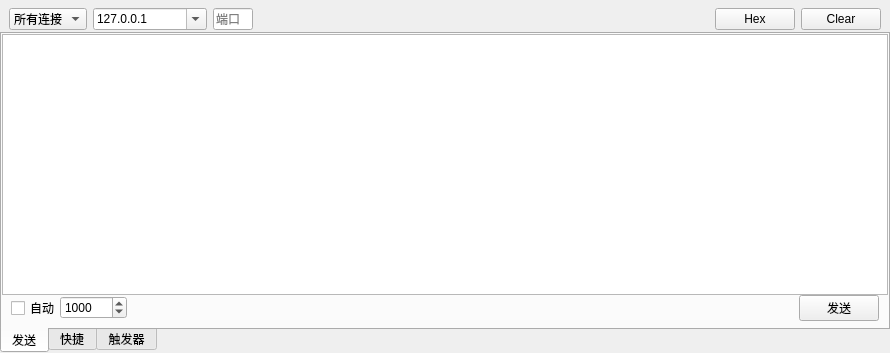
<?xml version="1.0" encoding="UTF-8"?>
<ui version="4.0">
 <class>VSend</class>
 <widget class="QWidget" name="VSend">
  <property name="geometry">
   <rect>
    <x>0</x>
    <y>0</y>
    <width>890</width>
    <height>353</height>
   </rect>
  </property>
  <property name="windowTitle">
   <string>Form</string>
  </property>
  <property name="styleSheet">
   <string notr="true"/>
  </property>
  <layout class="QVBoxLayout" name="verticalLayout">
   <property name="spacing">
    <number>0</number>
   </property>
   <property name="leftMargin">
    <number>0</number>
   </property>
   <property name="topMargin">
    <number>0</number>
   </property>
   <property name="rightMargin">
    <number>0</number>
   </property>
   <property name="bottomMargin">
    <number>0</number>
   </property>
   <item>
    <widget class="QFrame" name="frame_send_menu">
     <property name="sizePolicy">
      <sizepolicy hsizetype="Preferred" vsizetype="Maximum">
       <horstretch>0</horstretch>
       <verstretch>0</verstretch>
      </sizepolicy>
     </property>
     <property name="minimumSize">
      <size>
       <width>0</width>
       <height>0</height>
      </size>
     </property>
     <property name="maximumSize">
      <size>
       <width>16777215</width>
       <height>16777215</height>
      </size>
     </property>
     <property name="styleSheet">
      <string notr="true"/>
     </property>
     <property name="frameShape">
      <enum>QFrame::NoFrame</enum>
     </property>
     <property name="frameShadow">
      <enum>QFrame::Raised</enum>
     </property>
     <property name="lineWidth">
      <number>2</number>
     </property>
     <property name="midLineWidth">
      <number>1</number>
     </property>
     <layout class="QHBoxLayout" name="horizontalLayout_2">
      <property name="leftMargin">
       <number>9</number>
      </property>
      <property name="topMargin">
       <number>6</number>
      </property>
      <property name="rightMargin">
       <number>9</number>
      </property>
      <property name="bottomMargin">
       <number>0</number>
      </property>
      <item>
       <widget class="QComboBox" name="comboBox_connections">
        <item>
         <property name="text">
          <string>所有连接</string>
         </property>
        </item>
        <item>
         <property name="text">
          <string>手动设置</string>
         </property>
        </item>
       </widget>
      </item>
      <item>
       <widget class="QWidget" name="widget_address" native="true">
        <layout class="QHBoxLayout" name="horizontalLayout">
         <property name="leftMargin">
          <number>0</number>
         </property>
         <property name="topMargin">
          <number>0</number>
         </property>
         <property name="rightMargin">
          <number>0</number>
         </property>
         <property name="bottomMargin">
          <number>0</number>
         </property>
         <item>
          <widget class="QComboBox" name="comboBox_ip">
           <property name="enabled">
            <bool>true</bool>
           </property>
           <property name="toolTip">
            <string>远端Ip</string>
           </property>
           <property name="toolTipDuration">
            <number>1000</number>
           </property>
           <property name="statusTip">
            <string/>
           </property>
           <property name="editable">
            <bool>true</bool>
           </property>
           <item>
            <property name="text">
             <string>127.0.0.1</string>
            </property>
           </item>
          </widget>
         </item>
         <item>
          <widget class="QLineEdit" name="lineEdit_port">
           <property name="minimumSize">
            <size>
             <width>40</width>
             <height>0</height>
            </size>
           </property>
           <property name="maximumSize">
            <size>
             <width>40</width>
             <height>16777215</height>
            </size>
           </property>
           <property name="toolTip">
            <string>远端Port</string>
           </property>
           <property name="toolTipDuration">
            <number>1000</number>
           </property>
           <property name="statusTip">
            <string/>
           </property>
           <property name="placeholderText">
            <string>端口</string>
           </property>
          </widget>
         </item>
        </layout>
       </widget>
      </item>
      <item>
       <widget class="QStackedWidget" name="stackedWidget">
        <property name="currentIndex">
         <number>0</number>
        </property>
        <widget class="QWidget" name="page_send">
         <layout class="QHBoxLayout" name="horizontalLayout_15">
          <property name="leftMargin">
           <number>6</number>
          </property>
          <property name="topMargin">
           <number>0</number>
          </property>
          <property name="rightMargin">
           <number>0</number>
          </property>
          <property name="bottomMargin">
           <number>0</number>
          </property>
          <item>
           <spacer name="horizontalSpacer_7">
            <property name="orientation">
             <enum>Qt::Horizontal</enum>
            </property>
            <property name="sizeHint" stdset="0">
             <size>
              <width>30</width>
              <height>20</height>
             </size>
            </property>
           </spacer>
          </item>
          <item>
           <widget class="QPushButton" name="pushButton_hex">
            <property name="sizePolicy">
             <sizepolicy hsizetype="Minimum" vsizetype="Fixed">
              <horstretch>0</horstretch>
              <verstretch>0</verstretch>
             </sizepolicy>
            </property>
            <property name="text">
             <string>Hex</string>
            </property>
            <property name="checkable">
             <bool>true</bool>
            </property>
           </widget>
          </item>
          <item>
           <widget class="QPushButton" name="pushButton_clear">
            <property name="sizePolicy">
             <sizepolicy hsizetype="Minimum" vsizetype="Fixed">
              <horstretch>0</horstretch>
              <verstretch>0</verstretch>
             </sizepolicy>
            </property>
            <property name="text">
             <string>Clear</string>
            </property>
           </widget>
          </item>
         </layout>
        </widget>
        <widget class="QWidget" name="page_quick">
         <layout class="QHBoxLayout" name="horizontalLayout_16">
          <property name="leftMargin">
           <number>0</number>
          </property>
          <property name="topMargin">
           <number>0</number>
          </property>
          <property name="rightMargin">
           <number>0</number>
          </property>
          <property name="bottomMargin">
           <number>0</number>
          </property>
          <item>
           <spacer name="horizontalSpacer">
            <property name="orientation">
             <enum>Qt::Horizontal</enum>
            </property>
            <property name="sizeHint" stdset="0">
             <size>
              <width>40</width>
              <height>20</height>
             </size>
            </property>
           </spacer>
          </item>
          <item>
           <widget class="QPushButton" name="pushButton_quick_add">
            <property name="text">
             <string> 添加</string>
            </property>
           </widget>
          </item>
          <item>
           <widget class="QPushButton" name="pushButton_quick_del">
            <property name="text">
             <string>删除</string>
            </property>
           </widget>
          </item>
          <item>
           <widget class="QCheckBox" name="checkBox_quick_hex">
            <property name="text">
             <string>Hex</string>
            </property>
           </widget>
          </item>
          <item>
           <widget class="QSpinBox" name="spinBox_quick_span">
            <property name="maximum">
             <number>100000</number>
            </property>
            <property name="singleStep">
             <number>100</number>
            </property>
            <property name="value">
             <number>1000</number>
            </property>
           </widget>
          </item>
          <item>
           <widget class="QPushButton" name="pushButton_loop_start">
            <property name="text">
             <string>开始循环</string>
            </property>
            <property name="checkable">
             <bool>true</bool>
            </property>
           </widget>
          </item>
         </layout>
        </widget>
        <widget class="QWidget" name="page_tirg">
         <layout class="QHBoxLayout" name="horizontalLayout_14">
          <property name="leftMargin">
           <number>0</number>
          </property>
          <property name="topMargin">
           <number>0</number>
          </property>
          <property name="rightMargin">
           <number>0</number>
          </property>
          <property name="bottomMargin">
           <number>0</number>
          </property>
          <item>
           <spacer name="horizontalSpacer_6">
            <property name="orientation">
             <enum>Qt::Horizontal</enum>
            </property>
            <property name="sizeHint" stdset="0">
             <size>
              <width>314</width>
              <height>20</height>
             </size>
            </property>
           </spacer>
          </item>
          <item>
           <widget class="QPushButton" name="pushButton_trig_add">
            <property name="text">
             <string>添加</string>
            </property>
           </widget>
          </item>
          <item>
           <widget class="QPushButton" name="pushButton_trig_del">
            <property name="text">
             <string>删除</string>
            </property>
           </widget>
          </item>
          <item>
           <widget class="QCheckBox" name="checkBox_trig_hex">
            <property name="text">
             <string> Hex</string>
            </property>
           </widget>
          </item>
          <item>
           <widget class="QPushButton" name="pushButton_trig_start">
            <property name="text">
             <string> 启用触发器</string>
            </property>
            <property name="checkable">
             <bool>true</bool>
            </property>
           </widget>
          </item>
         </layout>
        </widget>
       </widget>
      </item>
     </layout>
    </widget>
   </item>
   <item>
    <widget class="QTabWidget" name="tabWidget_send">
     <property name="styleSheet">
      <string notr="true"/>
     </property>
     <property name="tabPosition">
      <enum>QTabWidget::South</enum>
     </property>
     <property name="tabShape">
      <enum>QTabWidget::Rounded</enum>
     </property>
     <property name="currentIndex">
      <number>0</number>
     </property>
     <widget class="QWidget" name="tab_send">
      <property name="styleSheet">
       <string notr="true"/>
      </property>
      <attribute name="title">
       <string>发送</string>
      </attribute>
      <layout class="QVBoxLayout" name="verticalLayout_2">
       <property name="spacing">
        <number>0</number>
       </property>
       <property name="leftMargin">
        <number>0</number>
       </property>
       <property name="topMargin">
        <number>0</number>
       </property>
       <property name="rightMargin">
        <number>0</number>
       </property>
       <property name="bottomMargin">
        <number>0</number>
       </property>
       <item>
        <widget class="QTextEdit" name="textEdit_send">
         <property name="styleSheet">
          <string notr="true"/>
         </property>
         <property name="html">
          <string>&lt;!DOCTYPE HTML PUBLIC &quot;-//W3C//DTD HTML 4.0//EN&quot; &quot;http://www.w3.org/TR/REC-html40/strict.dtd&quot;&gt;
&lt;html&gt;&lt;head&gt;&lt;meta name=&quot;qrichtext&quot; content=&quot;1&quot; /&gt;&lt;style type=&quot;text/css&quot;&gt;
p, li { white-space: pre-wrap; }
&lt;/style&gt;&lt;/head&gt;&lt;body style=&quot; font-family:'SimSun'; font-size:9pt; font-weight:400; font-style:normal;&quot;&gt;
&lt;p style=&quot;-qt-paragraph-type:empty; margin-top:0px; margin-bottom:0px; margin-left:0px; margin-right:0px; -qt-block-indent:0; text-indent:0px; font-family:'SimSun';&quot;&gt;&lt;br /&gt;&lt;/p&gt;&lt;/body&gt;&lt;/html&gt;</string>
         </property>
        </widget>
       </item>
       <item>
        <layout class="QHBoxLayout" name="horizontalLayout_3">
         <property name="leftMargin">
          <number>9</number>
         </property>
         <property name="rightMargin">
          <number>9</number>
         </property>
         <property name="bottomMargin">
          <number>6</number>
         </property>
         <item>
          <widget class="QCheckBox" name="checkBox_auto_send">
           <property name="text">
            <string>自动</string>
           </property>
          </widget>
         </item>
         <item>
          <widget class="QSpinBox" name="spinBox_auto_span">
           <property name="minimum">
            <number>1</number>
           </property>
           <property name="maximum">
            <number>100000</number>
           </property>
           <property name="singleStep">
            <number>100</number>
           </property>
           <property name="value">
            <number>1000</number>
           </property>
          </widget>
         </item>
         <item>
          <spacer name="horizontalSpacer_3">
           <property name="orientation">
            <enum>Qt::Horizontal</enum>
           </property>
           <property name="sizeHint" stdset="0">
            <size>
             <width>223</width>
             <height>20</height>
            </size>
           </property>
          </spacer>
         </item>
         <item>
          <widget class="QPushButton" name="pushButton_send">
           <property name="text">
            <string>发送</string>
           </property>
           <property name="shortcut">
            <string/>
           </property>
          </widget>
         </item>
        </layout>
       </item>
      </layout>
     </widget>
     <widget class="QWidget" name="tab_quick">
      <attribute name="title">
       <string>快捷</string>
      </attribute>
      <layout class="QGridLayout" name="gridLayout_4">
       <property name="leftMargin">
        <number>0</number>
       </property>
       <property name="topMargin">
        <number>0</number>
       </property>
       <property name="rightMargin">
        <number>0</number>
       </property>
       <property name="bottomMargin">
        <number>0</number>
       </property>
       <item row="0" column="0">
        <widget class="QScrollArea" name="scrollArea_quick">
         <property name="widgetResizable">
          <bool>true</bool>
         </property>
         <widget class="QWidget" name="scrollAreaWidgetContents">
          <property name="geometry">
           <rect>
            <x>0</x>
            <y>0</y>
            <width>884</width>
            <height>296</height>
           </rect>
          </property>
          <layout class="QVBoxLayout" name="verticalLayout_3">
           <property name="leftMargin">
            <number>6</number>
           </property>
           <property name="topMargin">
            <number>6</number>
           </property>
           <property name="rightMargin">
            <number>6</number>
           </property>
           <property name="bottomMargin">
            <number>6</number>
           </property>
           <item>
            <spacer name="verticalSpacer">
             <property name="orientation">
              <enum>Qt::Vertical</enum>
             </property>
             <property name="sizeHint" stdset="0">
              <size>
               <width>20</width>
               <height>240</height>
              </size>
             </property>
            </spacer>
           </item>
          </layout>
         </widget>
        </widget>
       </item>
      </layout>
     </widget>
     <widget class="QWidget" name="tab_trig">
      <attribute name="title">
       <string>触发器</string>
      </attribute>
      <attribute name="toolTip">
       <string>收到条件 列的数据，立即回复对应的 响应数据</string>
      </attribute>
      <layout class="QGridLayout" name="gridLayout_2">
       <property name="leftMargin">
        <number>0</number>
       </property>
       <property name="topMargin">
        <number>0</number>
       </property>
       <property name="rightMargin">
        <number>0</number>
       </property>
       <property name="bottomMargin">
        <number>0</number>
       </property>
       <item row="0" column="0">
        <widget class="QScrollArea" name="scrollArea_trig">
         <property name="widgetResizable">
          <bool>true</bool>
         </property>
         <widget class="QWidget" name="scrollAreaWidgetContents_trig">
          <property name="geometry">
           <rect>
            <x>0</x>
            <y>0</y>
            <width>884</width>
            <height>296</height>
           </rect>
          </property>
          <layout class="QVBoxLayout" name="verticalLayout_4">
           <property name="leftMargin">
            <number>6</number>
           </property>
           <property name="topMargin">
            <number>6</number>
           </property>
           <property name="rightMargin">
            <number>6</number>
           </property>
           <property name="bottomMargin">
            <number>6</number>
           </property>
           <item>
            <spacer name="verticalSpacer_2">
             <property name="orientation">
              <enum>Qt::Vertical</enum>
             </property>
             <property name="sizeHint" stdset="0">
              <size>
               <width>20</width>
               <height>240</height>
              </size>
             </property>
            </spacer>
           </item>
          </layout>
         </widget>
        </widget>
       </item>
      </layout>
     </widget>
    </widget>
   </item>
  </layout>
 </widget>
 <resources/>
 <connections/>
</ui>
